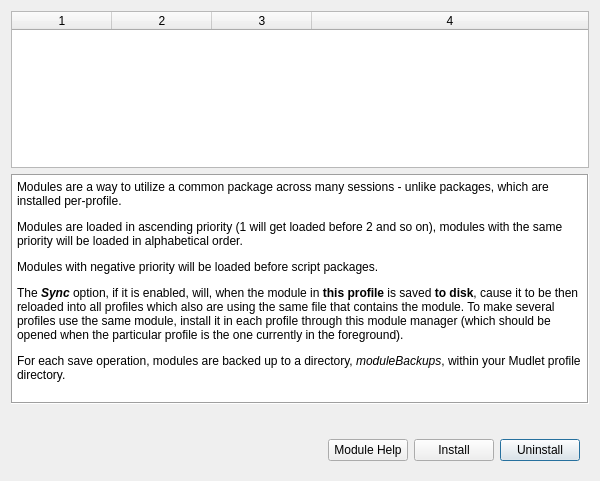
<?xml version="1.0" encoding="UTF-8"?>
<ui version="4.0">
 <class>module_manager</class>
 <widget class="QDialog" name="module_manager">
  <property name="geometry">
   <rect>
    <x>0</x>
    <y>0</y>
    <width>600</width>
    <height>481</height>
   </rect>
  </property>
  <property name="sizePolicy">
   <sizepolicy hsizetype="Preferred" vsizetype="MinimumExpanding">
    <horstretch>0</horstretch>
    <verstretch>0</verstretch>
   </sizepolicy>
  </property>
  <layout class="QGridLayout" name="gridLayout" rowstretch="1,0,0,0" rowminimumheight="0,230,0,0">
   <item row="0" column="0" colspan="2">
    <widget class="QTableWidget" name="moduleTable">
     <property name="sizePolicy">
      <sizepolicy hsizetype="Ignored" vsizetype="Expanding">
       <horstretch>0</horstretch>
       <verstretch>0</verstretch>
      </sizepolicy>
     </property>
     <property name="alternatingRowColors">
      <bool>true</bool>
     </property>
     <property name="selectionMode">
      <enum>QAbstractItemView::ExtendedSelection</enum>
     </property>
     <property name="selectionBehavior">
      <enum>QAbstractItemView::SelectRows</enum>
     </property>
     <property name="sortingEnabled">
      <bool>true</bool>
     </property>
     <property name="rowCount">
      <number>0</number>
     </property>
     <property name="columnCount">
      <number>4</number>
     </property>
     <attribute name="horizontalHeaderCascadingSectionResizes">
      <bool>false</bool>
     </attribute>
     <attribute name="horizontalHeaderStretchLastSection">
      <bool>true</bool>
     </attribute>
     <attribute name="verticalHeaderStretchLastSection">
      <bool>false</bool>
     </attribute>
     <column/>
     <column/>
     <column/>
     <column/>
    </widget>
   </item>
   <item row="1" column="0" colspan="2">
    <widget class="QTextEdit" name="textEdit">
     <property name="sizePolicy">
      <sizepolicy hsizetype="Minimum" vsizetype="MinimumExpanding">
       <horstretch>0</horstretch>
       <verstretch>0</verstretch>
      </sizepolicy>
     </property>
     <property name="inputMethodHints">
      <set>Qt::ImhNone</set>
     </property>
     <property name="frameShape">
      <enum>QFrame::Box</enum>
     </property>
     <property name="frameShadow">
      <enum>QFrame::Sunken</enum>
     </property>
     <property name="sizeAdjustPolicy">
      <enum>QAbstractScrollArea::AdjustToContents</enum>
     </property>
     <property name="html">
      <string>&lt;html&gt;&lt;head/&gt;&lt;body&gt;&lt;p&gt;Modules are a way to utilize a common package across many sessions - unlike packages, which are installed per-profile.&lt;/p&gt;
&lt;p&gt;Modules are loaded in ascending priority (1 will get loaded before 2 and so on), modules with the same priority will be loaded in alphabetical order.&lt;/p&gt;
&lt;p&gt;Modules with negative priority will be loaded before script packages.&lt;/p&gt;
&lt;p&gt;The &lt;b&gt;&lt;i&gt;Sync&lt;/i&gt;&lt;/b&gt; option, if it is enabled, will, when the module in &lt;b&gt;this profile&lt;/b&gt; is saved &lt;b&gt;to disk&lt;/b&gt;, cause it to be then reloaded into all profiles which also are using the same file that contains the module. To make several profiles use the same module, install it in each profile through this module manager (which should be opened when the particular profile is the one currently in the foreground).&lt;/p&gt;&lt;p&gt;
&lt;p&gt;For each save operation, modules are backed up to a directory, &lt;i&gt;moduleBackups&lt;/i&gt;, within your Mudlet profile directory.&lt;/p&gt;
&lt;/body&gt;&lt;/html&gt;</string>
     </property>
     <property name="acceptRichText">
      <bool>false</bool>
     </property>
     <property name="textInteractionFlags">
      <set>Qt::NoTextInteraction</set>
     </property>
    </widget>
   </item>
   <item row="2" column="0" colspan="2">
    <widget class="QLabel" name="label_importStatus">
     <property name="visible">
      <bool>false</bool>
     </property>
     <property name="sizePolicy">
      <sizepolicy hsizetype="Preferred" vsizetype="Fixed">
       <horstretch>0</horstretch>
       <verstretch>0</verstretch>
      </sizepolicy>
     </property>
     <property name="text">
      <string notr="true"/>
     </property>
     <property name="wordWrap">
      <bool>true</bool>
     </property>
    </widget>
   </item>
   <item row="3" column="0">
    <spacer name="horizontalSpacer">
     <property name="orientation">
      <enum>Qt::Horizontal</enum>
     </property>
     <property name="sizeHint" stdset="0">
      <size>
       <width>40</width>
       <height>20</height>
      </size>
     </property>
    </spacer>
   </item>
   <item row="3" column="1">
    <widget class="QWidget" name="widget_2" native="true">
     <property name="sizePolicy">
      <sizepolicy hsizetype="Maximum" vsizetype="Maximum">
       <horstretch>0</horstretch>
       <verstretch>0</verstretch>
      </sizepolicy>
     </property>
     <property name="layoutDirection">
      <enum>Qt::RightToLeft</enum>
     </property>
     <layout class="QHBoxLayout" name="horizontalLayout">
      <item>
       <widget class="QPushButton" name="uninstallButton">
        <property name="sizePolicy">
         <sizepolicy hsizetype="Fixed" vsizetype="Fixed">
          <horstretch>0</horstretch>
          <verstretch>0</verstretch>
         </sizepolicy>
        </property>
        <property name="text">
         <string>Uninstall</string>
        </property>
       </widget>
      </item>
      <item>
       <widget class="QPushButton" name="installButton">
        <property name="sizePolicy">
         <sizepolicy hsizetype="Fixed" vsizetype="Fixed">
          <horstretch>0</horstretch>
          <verstretch>0</verstretch>
         </sizepolicy>
        </property>
        <property name="text">
         <string>Install</string>
        </property>
       </widget>
      </item>
      <item>
       <widget class="QPushButton" name="helpButton">
        <property name="text">
         <string>Module Help</string>
        </property>
       </widget>
      </item>
     </layout>
    </widget>
   </item>
  </layout>
 </widget>
 <resources/>
 <connections/>
</ui>
